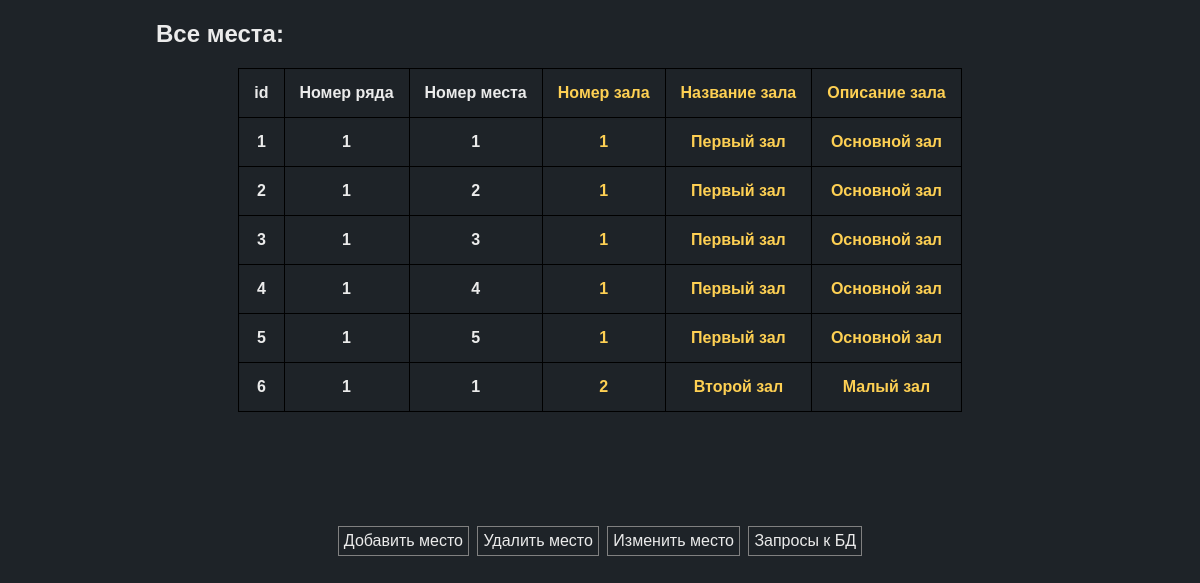
/php/index.php, run on the app's committed database.
### tables this page shows
create table seats
(
    id              int not null auto_increment,
    primary key (id),
    cinema_halls_id int not null references cinema_halls (id),
    foreign key (cinema_halls_id) references cinema_halls (id),
    row_index       int not null,
    seat_index      int not null
);

create table cinema_halls
(
    id           int                 not null auto_increment,
    primary key (id),
    name_of_hall varchar(256) unique not null,
    description  varchar(256)
);

### php/index.php (the view, shortened to what this page needs)
<!DOCTYPE html>
<html lang="RU-ru">
<head>
    <link rel="stylesheet" href="style.css">
</head>
<body>
<div class="main_content">
    <h2>Все места:</h2>
    <table>
        <tr>
            <th>id</th>
            <th>Номер ряда</th>
            <th>Номер места</th>
            <th class="foreign_items">Номер зала</th>
            <th class="foreign_items">Название зала</th>
            <th class="foreign_items">Описание зала</th>
        </tr>
        <?php
        $db = Utils::getPDO();
        foreach ($db->query('select seats.id seats_pk, cinema_halls_id, row_index, seat_index, name_of_hall, description from kinos.seats join cinema_halls ch on ch.id = seats.cinema_halls_id order by seats_pk') as $row) {
            echo '<tr>';
            echo "<th>{$row['seats_pk']}</th>";
            echo "<th>{$row['row_index']}</th>";
            echo "<th>{$row['seat_index']}</th>";
            echo "<th class='foreign_items'>{$row['cinema_halls_id']}</th>";
            echo "<th class='foreign_items'>{$row['name_of_hall']}</th>";
            echo "<th class='foreign_items'>{$row['description']}</th>";
            echo "</tr>";
        }
        ?>
    </table>
    <div class="buttons_wrapper">
        <a class="buttons" href="submit_seats.php">Добавить место</a>
        <a class="buttons" href="delete_seats.php">Удалить место</a>
        <a class="buttons" href="update_seats.php">Изменить место</a>
        <a class="buttons" href="queries.php">Запросы к БД</a>
    </div>
</div>
</body>
</html>

### php/style.css (style rules this page uses)
table, th, td { border: 1px solid black; border-collapse: collapse; margin: 0 auto; }
th { padding: 15px; }
table { margin-bottom: 7rem; }
html, body { background-color: #1E2328; color: #EBEBEB; font-family: 'Work Sans', sans-serif; }
a { border: 1px solid grey; padding: 5px; text-decoration: none; }
.main_content { width: 75%; margin-left: auto; margin-right: auto; }
.buttons { -webkit-appearance: button; -moz-appearance: button; text-decoration: none; color: inherit; transition: color 0.5s linear; margin: 2px; }
.buttons_wrapper { text-align: center; }
.foreign_items { color: #FED053; }

### data on the page
seats: id "1", row_index "1", seat_index "1", cinema_halls "1", cinema_halls.name_of_hall "Первый зал", cinema_halls.description "Основной зал"
seats: id "2", row_index "1", seat_index "2", cinema_halls "1", cinema_halls.name_of_hall "Первый зал", cinema_halls.description "Основной зал"
seats: id "3", row_index "1", seat_index "3", cinema_halls "1", cinema_halls.name_of_hall "Первый зал", cinema_halls.description "Основной зал"
seats: id "4", row_index "1", seat_index "4", cinema_halls "1", cinema_halls.name_of_hall "Первый зал", cinema_halls.description "Основной зал"
seats: id "5", row_index "1", seat_index "5", cinema_halls "1", cinema_halls.name_of_hall "Первый зал", cinema_halls.description "Основной зал"
seats: id "6", row_index "1", seat_index "1", cinema_halls "2", cinema_halls.name_of_hall "Второй зал", cinema_halls.description "Малый зал"
